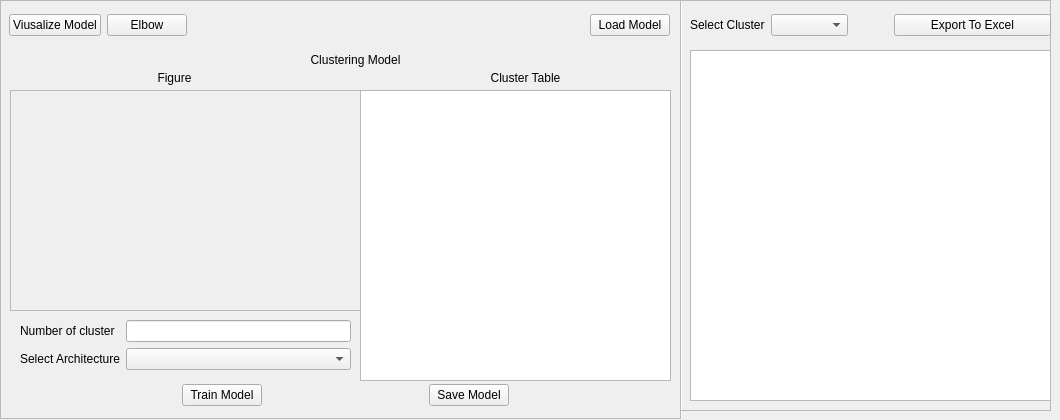
<?xml version="1.0" encoding="UTF-8"?>
<ui version="4.0">
 <class>WizardPage</class>
 <widget class="QWizardPage" name="WizardPage">
  <property name="geometry">
   <rect>
    <x>0</x>
    <y>0</y>
    <width>1060</width>
    <height>420</height>
   </rect>
  </property>
  <property name="windowTitle">
   <string>WizardPage</string>
  </property>
  <widget class="Line" name="line">
   <property name="geometry">
    <rect>
     <x>680</x>
     <y>0</y>
     <width>3</width>
     <height>419</height>
    </rect>
   </property>
   <property name="orientation">
    <enum>Qt::Vertical</enum>
   </property>
  </widget>
  <widget class="QFrame" name="frame_left">
   <property name="geometry">
    <rect>
     <x>0</x>
     <y>0</y>
     <width>681</width>
     <height>419</height>
    </rect>
   </property>
   <property name="frameShape">
    <enum>QFrame::StyledPanel</enum>
   </property>
   <property name="frameShadow">
    <enum>QFrame::Raised</enum>
   </property>
   <widget class="QWidget" name="formLayoutWidget_3">
    <property name="geometry">
     <rect>
      <x>20</x>
      <y>320</y>
      <width>331</width>
      <height>61</height>
     </rect>
    </property>
    <layout class="QFormLayout" name="formLayout_3">
     <item row="0" column="0">
      <widget class="QLabel" name="label_num_cluster">
       <property name="text">
        <string>Number of cluster</string>
       </property>
      </widget>
     </item>
     <item row="0" column="1">
      <widget class="QLineEdit" name="lineEdit_num_cluster"/>
     </item>
     <item row="1" column="0">
      <widget class="QLabel" name="label_architecture">
       <property name="text">
        <string>Select Architecture</string>
       </property>
      </widget>
     </item>
     <item row="1" column="1">
      <widget class="QComboBox" name="comboBox_model_architecture"/>
     </item>
    </layout>
   </widget>
   <widget class="QWidget" name="horizontalLayoutWidget_3">
    <property name="geometry">
     <rect>
      <x>20</x>
      <y>380</y>
      <width>651</width>
      <height>31</height>
     </rect>
    </property>
    <layout class="QHBoxLayout" name="horizontalLayout_3">
     <item>
      <spacer name="horizontalSpacer_5">
       <property name="orientation">
        <enum>Qt::Horizontal</enum>
       </property>
       <property name="sizeHint" stdset="0">
        <size>
         <width>40</width>
         <height>20</height>
        </size>
       </property>
      </spacer>
     </item>
     <item>
      <widget class="QPushButton" name="pushButton_train_model">
       <property name="text">
        <string>Train Model</string>
       </property>
      </widget>
     </item>
     <item>
      <spacer name="horizontalSpacer_6">
       <property name="orientation">
        <enum>Qt::Horizontal</enum>
       </property>
       <property name="sizeHint" stdset="0">
        <size>
         <width>40</width>
         <height>20</height>
        </size>
       </property>
      </spacer>
     </item>
     <item>
      <widget class="QPushButton" name="pushButton_save_model">
       <property name="text">
        <string>Save Model</string>
       </property>
      </widget>
     </item>
     <item>
      <spacer name="horizontalSpacer_7">
       <property name="orientation">
        <enum>Qt::Horizontal</enum>
       </property>
       <property name="sizeHint" stdset="0">
        <size>
         <width>40</width>
         <height>20</height>
        </size>
       </property>
      </spacer>
     </item>
    </layout>
   </widget>
   <widget class="QFrame" name="frame">
    <property name="geometry">
     <rect>
      <x>10</x>
      <y>90</y>
      <width>361</width>
      <height>221</height>
     </rect>
    </property>
    <property name="frameShape">
     <enum>QFrame::StyledPanel</enum>
    </property>
    <property name="frameShadow">
     <enum>QFrame::Raised</enum>
    </property>
    <widget class="QWidget" name="verticalLayoutWidget_2">
     <property name="geometry">
      <rect>
       <x>9</x>
       <y>-1</y>
       <width>331</width>
       <height>221</height>
      </rect>
     </property>
     <layout class="QVBoxLayout" name="verticalLayout"/>
    </widget>
   </widget>
   <widget class="QWidget" name="horizontalLayoutWidget_4">
    <property name="geometry">
     <rect>
      <x>9</x>
      <y>10</y>
      <width>661</width>
      <height>31</height>
     </rect>
    </property>
    <layout class="QHBoxLayout" name="horizontalLayout_4">
     <item>
      <widget class="QPushButton" name="pushButton_visualize_model">
       <property name="text">
        <string>Viusalize Model</string>
       </property>
      </widget>
     </item>
     <item>
      <widget class="QPushButton" name="pushButton_elbow">
       <property name="text">
        <string>Elbow</string>
       </property>
      </widget>
     </item>
     <item>
      <spacer name="horizontalSpacer">
       <property name="orientation">
        <enum>Qt::Horizontal</enum>
       </property>
       <property name="sizeHint" stdset="0">
        <size>
         <width>40</width>
         <height>20</height>
        </size>
       </property>
      </spacer>
     </item>
     <item>
      <widget class="QPushButton" name="pushButton_load_model">
       <property name="text">
        <string>Load Model</string>
       </property>
      </widget>
     </item>
    </layout>
   </widget>
   <widget class="QLabel" name="label_model_label">
    <property name="geometry">
     <rect>
      <x>290</x>
      <y>50</y>
      <width>131</width>
      <height>20</height>
     </rect>
    </property>
    <property name="text">
     <string>Clustering Model</string>
    </property>
    <property name="alignment">
     <set>Qt::AlignCenter</set>
    </property>
   </widget>
   <widget class="QLabel" name="label_5">
    <property name="geometry">
     <rect>
      <x>150</x>
      <y>70</y>
      <width>49</width>
      <height>16</height>
     </rect>
    </property>
    <property name="text">
     <string>Figure</string>
    </property>
    <property name="alignment">
     <set>Qt::AlignCenter</set>
    </property>
   </widget>
   <widget class="QLabel" name="label_6">
    <property name="geometry">
     <rect>
      <x>480</x>
      <y>70</y>
      <width>91</width>
      <height>16</height>
     </rect>
    </property>
    <property name="text">
     <string>Cluster Table</string>
    </property>
    <property name="alignment">
     <set>Qt::AlignCenter</set>
    </property>
   </widget>
   <widget class="QTableView" name="TableViewCluster">
    <property name="geometry">
     <rect>
      <x>360</x>
      <y>90</y>
      <width>311</width>
      <height>291</height>
     </rect>
    </property>
   </widget>
  </widget>
  <widget class="QFrame" name="frame_right">
   <property name="geometry">
    <rect>
     <x>680</x>
     <y>0</y>
     <width>371</width>
     <height>411</height>
    </rect>
   </property>
   <property name="frameShape">
    <enum>QFrame::StyledPanel</enum>
   </property>
   <property name="frameShadow">
    <enum>QFrame::Raised</enum>
   </property>
   <widget class="QTableView" name="tableView">
    <property name="geometry">
     <rect>
      <x>10</x>
      <y>50</y>
      <width>361</width>
      <height>351</height>
     </rect>
    </property>
    <property name="tabletTracking">
     <bool>false</bool>
    </property>
   </widget>
   <widget class="QWidget" name="gridLayoutWidget">
    <property name="geometry">
     <rect>
      <x>10</x>
      <y>10</y>
      <width>361</width>
      <height>31</height>
     </rect>
    </property>
    <layout class="QGridLayout" name="gridLayout">
     <item row="0" column="2">
      <widget class="QPushButton" name="pushButton_export_to_excel">
       <property name="text">
        <string>Export To Excel</string>
       </property>
      </widget>
     </item>
     <item row="0" column="0">
      <layout class="QFormLayout" name="formLayout_4">
       <item row="0" column="1">
        <widget class="QComboBox" name="comboBox_cluster"/>
       </item>
       <item row="0" column="0">
        <widget class="QLabel" name="label_select_cluster">
         <property name="text">
          <string>Select Cluster</string>
         </property>
        </widget>
       </item>
      </layout>
     </item>
     <item row="0" column="1">
      <spacer name="horizontalSpacer_2">
       <property name="orientation">
        <enum>Qt::Horizontal</enum>
       </property>
       <property name="sizeType">
        <enum>QSizePolicy::Minimum</enum>
       </property>
       <property name="sizeHint" stdset="0">
        <size>
         <width>40</width>
         <height>20</height>
        </size>
       </property>
      </spacer>
     </item>
    </layout>
   </widget>
  </widget>
 </widget>
 <resources/>
 <connections/>
</ui>
